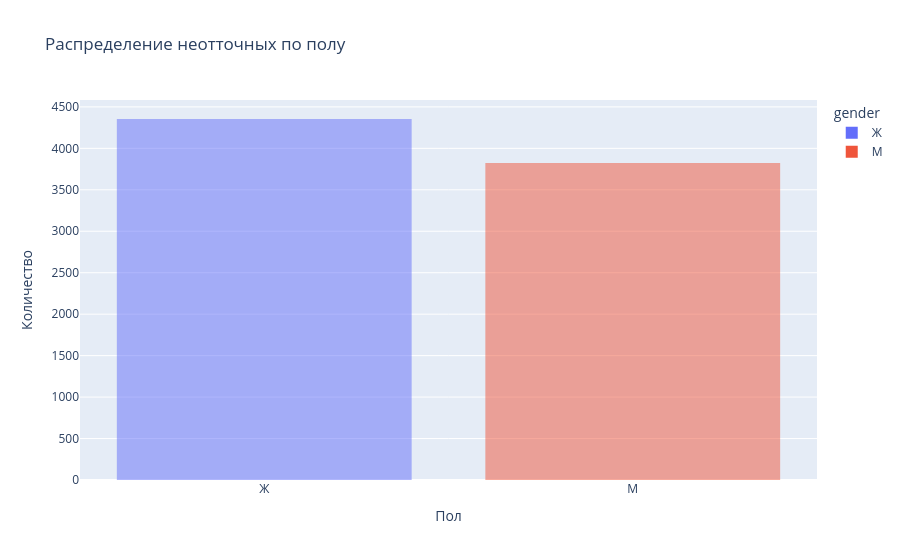

The code cell stored with this chart in its notebook:
### Markdown cell above
![newplot%20%283%29.png](images/img-02.png)

### Code cell
df_gender_stay = df_stay.groupby(['gender'])['churn'].count()
df_gender_stay.name = 'count'
df_gender_stay = df_gender_stay.reset_index().sort_values(by='count', ascending=False)
fig = px.histogram(df_gender_stay,
                   x='gender',
                   y='count',
                   color='gender', 
                   title='Распределение неотточных по полу',
                   nbins=70, 
                   barmode='overlay')
fig.update_xaxes(title_text='Пол') 
fig.update_yaxes(title_text='Количество')
fig.show()

### Figure 1 — Plotly figure (JSON) as saved in the notebook; plotly's stock layout.template omitted (floating-point values rounded to 4 significant figures)
{"data": [{"alignmentgroup": "True", "bingroup": "x", "histfunc": "sum", "hovertemplate": "gender=%{x}<br>sum of count=%{y}<extra></extra>", "legendgroup": "Ж", "marker": {"color": "#636efa", "opacity": 0.5, "pattern": {"shape": ""}}, "name": "Ж", "nbinsx": 70, "offsetgroup": "Ж", "orientation": "v", "showlegend": true, "type": "histogram", "x": ["Ж"], "xaxis": "x", "y": [4354], "yaxis": "y"}, {"alignmentgroup": "True", "bingroup": "x", "histfunc": "sum", "hovertemplate": "gender=%{x}<br>sum of count=%{y}<extra></extra>", "legendgroup": "М", "marker": {"color": "#EF553B", "opacity": 0.5, "pattern": {"shape": ""}}, "name": "М", "nbinsx": 70, "offsetgroup": "М", "orientation": "v", "showlegend": true, "type": "histogram", "x": ["М"], "xaxis": "x", "y": [3823], "yaxis": "y"}], "layout": {"barmode": "overlay", "legend": {"title": {"text": "gender"}, "tracegroupgap": 0}, "title": {"text": "Распределение неотточных по полу"}, "xaxis": {"anchor": "y", "categoryarray": ["Ж", "М"], "categoryorder": "array", "domain": [0, 1], "title": {"text": "Пол"}}, "yaxis": {"anchor": "x", "domain": [0, 1], "title": {"text": "Количество"}}}}
